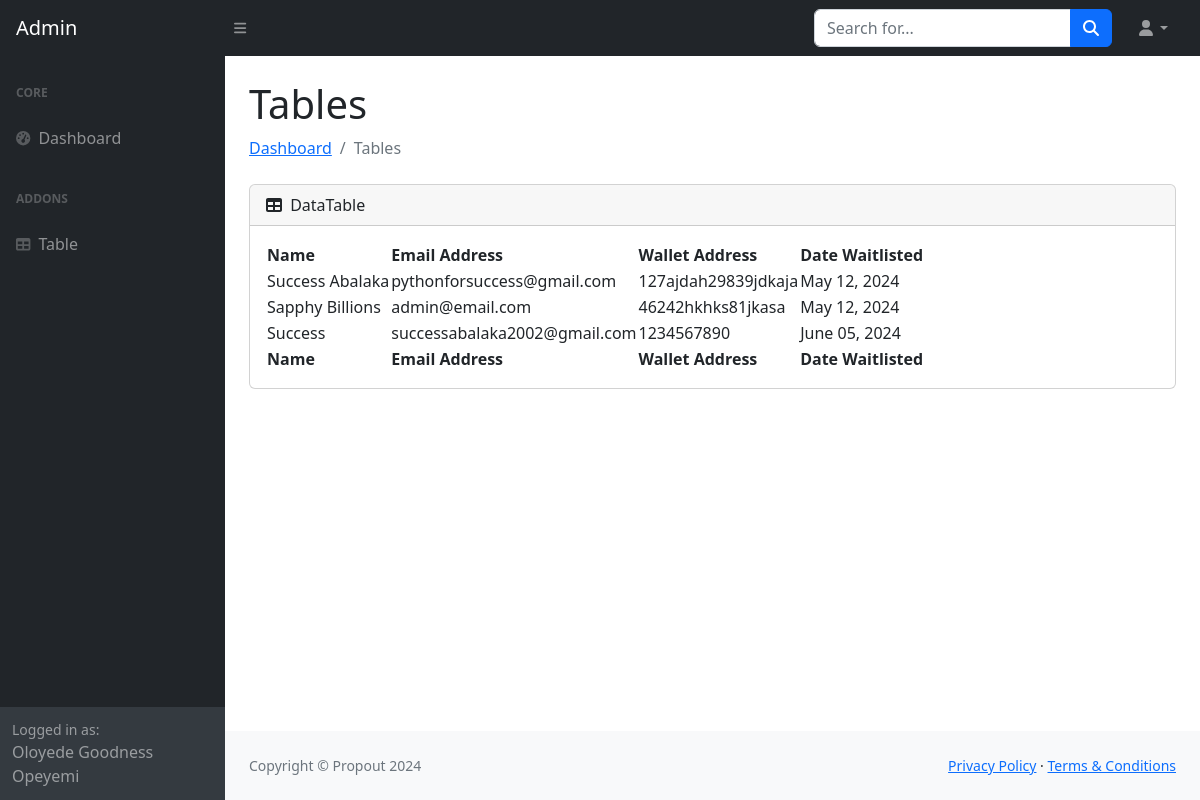
Screenshot of /waitlist-table (signed in) with the database file from the repository.
### app.py (models this page shows)
class User(UserMixin, db.Model):
    id: Mapped[int] = mapped_column(Integer, primary_key=True)
    name: Mapped[str] = mapped_column(String(100), nullable=False)
    email: Mapped[str] = mapped_column(String(100), nullable=False)
    password: Mapped[str] = mapped_column(String(100), nullable=False)

class Waitlisters(db.Model):
    id: Mapped[int] = mapped_column(Integer, primary_key=True)
    name: Mapped[str] = mapped_column(String(100), nullable=False)
    email: Mapped[str] = mapped_column(String(100), nullable=False)
    wallet_address: Mapped[str] = mapped_column(String(100), nullable=True)
    date: Mapped[str] = mapped_column(String(100), nullable=False)

### app.py (the view)
@app.route('/waitlist-table')
@login_required
def table():
    waitlisters = db.session.execute(db.select(Waitlisters)).scalars().all()
    return render_template('tables.html', user=current_user, waitlisters=waitlisters)

### app.py (called while the page is built)
@login_managerr.user_loader
def load_user(user_id):
    return db.get_or_404(User, user_id)

### templates/tables.html (shortened to what this page needs)
<!DOCTYPE html>
<html lang="en">
    <head>
        <link href="https://cdn.jsdelivr.net/npm/simple-datatables@7.1.2/dist/style.min.css" rel="stylesheet" />
        <link href="{{url_for('static', filename='css/styles.css')}}" rel="stylesheet" />
    </head>
    <body class="sb-nav-fixed">
        <nav class="sb-topnav navbar navbar-expand navbar-dark bg-dark">
            <a class="navbar-brand ps-3" href="{{url_for('table')}}">Admin</a>
            <button class="btn btn-link btn-sm order-1 order-lg-0 me-4 me-lg-0" id="sidebarToggle" href="#!"><i class="fas fa-bars"></i></button>
            <form class="d-none d-md-inline-block form-inline ms-auto me-0 me-md-3 my-2 my-md-0">
                <div class="input-group">
                    <input class="form-control" type="text" placeholder="Search for..." aria-label="Search for..." aria-describedby="btnNavbarSearch" />
                    <button class="btn btn-primary" id="btnNavbarSearch" type="button"><i class="fas fa-search"></i></button>
                </div>
            </form>
            <ul class="navbar-nav ms-auto ms-md-0 me-3 me-lg-4">
                <li class="nav-item dropdown">
                    <a class="nav-link dropdown-toggle" id="navbarDropdown" href="#" role="button" data-bs-toggle="dropdown" aria-expanded="false"><i class="fas fa-user fa-fw"></i></a>
                </li>
            </ul>
        </nav>
        <div id="layoutSidenav">
            <div id="layoutSidenav_nav">
                <nav class="sb-sidenav accordion sb-sidenav-dark" id="sidenavAccordion">
                    <div class="sb-sidenav-menu">
                        <div class="nav">
                            <div class="sb-sidenav-menu-heading">Core</div>
                            <a class="nav-link" href="{{url_for('dashboard')}}">
                                <div class="sb-nav-link-icon"><i class="fas fa-tachometer-alt"></i></div>
                                Dashboard
                            </a>
                            <div class="sb-sidenav-menu-heading">Addons</div>
                            <a class="nav-link" href="{{url_for('table')}}">
                                <div class="sb-nav-link-icon"><i class="fas fa-table"></i></div>
                                Table
                            </a>
                        </div>
                    </div>
                    <div class="sb-sidenav-footer">
                        <div class="small">Logged in as:</div>
                        {{user.name}}
                    </div>
                </nav>
            </div>
            <div id="layoutSidenav_content">
                <main>
                    <div class="container-fluid px-4">
                        <h1 class="mt-4">Tables</h1>
                        <ol class="breadcrumb mb-4">
                            <li class="breadcrumb-item"><a href="{{url_for('dashboard')}}">Dashboard</a></li>
                            <li class="breadcrumb-item active">Tables</li>
                        </ol>
                        <div class="card mb-4">
                            <div class="card-header">
                                <i class="fas fa-table me-1"></i>
                                DataTable
                            </div>
                            <div class="card-body">
                                <table id="datatablesSimple">
                                    <thead>
                                        <tr>
                                            <th>Name</th>
                                            <th>Email Address</th>
                                            <th>Wallet Address</th>
                                            <th>Date Waitlisted</th>
                                        </tr>
                                    </thead>
                                    <tfoot>
                                        <tr>
                                            <th>Name</th>
                                            <th>Email Address</th>
                                            <th>Wallet Address</th>
                                            <th>Date Waitlisted</th>
                                        </tr>
                                    </tfoot>
                                    <tbody>
                                        {% for waitlist in waitlisters %}
                                        <tr>
                                            <td>{{waitlist.name}}</td>
                                            <td>{{waitlist.email}}</td>
                                            <td>{{waitlist.wallet_address}}</td>
                                            <td>{{waitlist.date}}</td>
                                        </tr>
                                    {% endfor %}
                                    </tbody>
                                </table>
                            </div>
                        </div>
                    </div>
                </main>
                <footer class="py-4 bg-light mt-auto">
                    <div class="container-fluid px-4">
                        <div class="d-flex align-items-center justify-content-between small">
                            <div class="text-muted">Copyright &copy; Propout 2024</div>
                            <div>
                                <a href="#">Privacy Policy</a>
                                &middot;
                                <a href="#">Terms &amp; Conditions</a>
                            </div>
                        </div>
                    </div>
                </footer>
            </div>
        </div>
    </body>
</html>

### rows the page displays
User: name "Oloyede Goodness Opeyemi"
Waitlisters: name "Success Abalaka", email "pythonforsuccess@gmail.com", wallet_address "127ajdah29839jdkaja", date "May 12, 2024"
Waitlisters: name "Sapphy Billions", email "admin@email.com", wallet_address "46242hkhks81jkasa", date "May 12, 2024"
Waitlisters: name "Success", email "successabalaka2002@gmail.com", wallet_address "1234567890", date "June 05, 2024"
